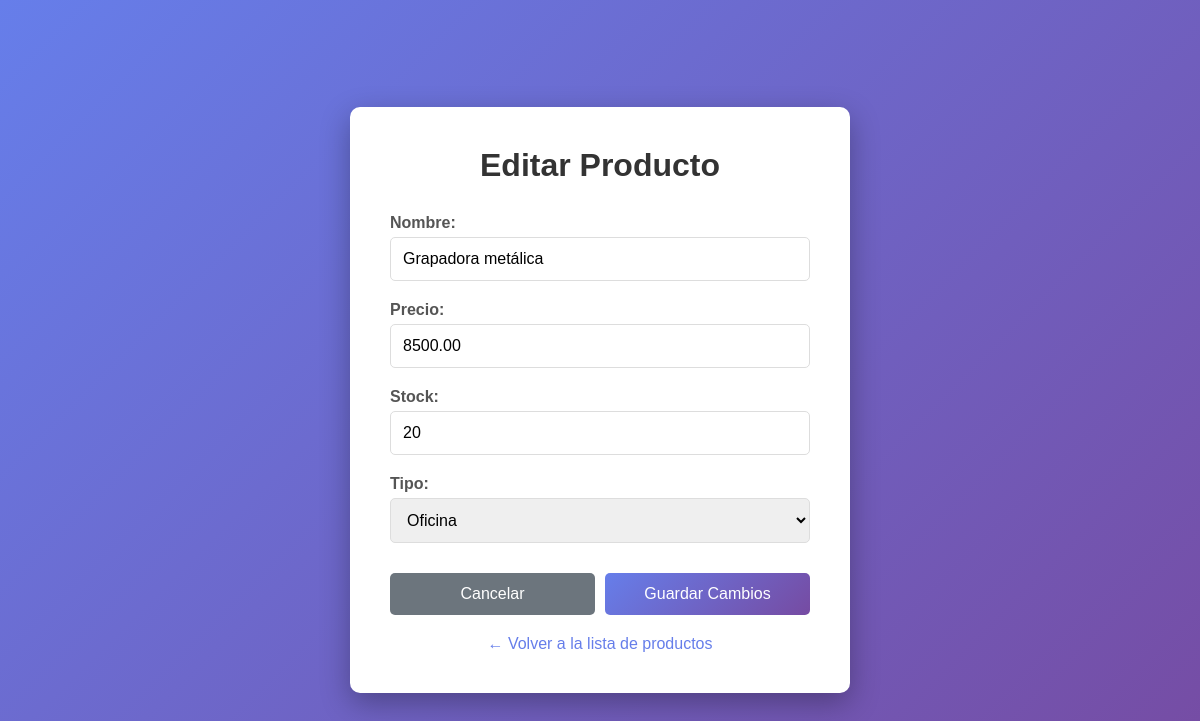
The page /editar_producto.php?id=1 on the database its author committed.
### tables this page shows
CREATE TABLE `productos` (
  `id` int(11) NOT NULL,
  `nombre` varchar(150) NOT NULL,
  `precio` decimal(10,2) NOT NULL,
  `stock` int(11) DEFAULT 0,
  `tipo_id` int(11) NOT NULL
);

CREATE TABLE `tipos_producto` (
  `id` int(11) NOT NULL,
  `nombre` varchar(100) NOT NULL
);

### editar_producto.php (the view, shortened to what this page needs)
<?php
$id = isset($_GET['id']) ? intval($_GET['id']) : 0;
$conn = getConnection();
$stmt = $conn->prepare("SELECT * FROM productos WHERE id = ?");
$stmt->bind_param("i", $id);
$stmt->execute();
$result = $stmt->get_result();
$producto = $result->fetch_assoc();
$sql_tipos = "SELECT * FROM tipos_producto";
$tipos = $conn->query($sql_tipos);
?>
<!DOCTYPE html>
<html lang="es">
<head>
</head>
<body>
    <div class="form-container">
        <h1>Editar Producto</h1>
        <form action="modificar_producto.php" method="POST">
            <div class="form-group">
                <label for="nombre">Nombre:</label>
                <input type="text" id="nombre" name="nombre" value="<?php echo htmlspecialchars($producto['nombre']); ?>" required>
            </div>
            <div class="form-group">
                <label for="precio">Precio:</label>
                <input type="number" id="precio" name="precio" step="0.01" min="0" value="<?php echo $producto['precio']; ?>" required>
            </div>
            <div class="form-group">
                <label for="stock">Stock:</label>
                <input type="number" id="stock" name="stock" min="0" value="<?php echo $producto['stock']; ?>" required>
            </div>
            <div class="form-group">
                <label for="tipo_id">Tipo:</label>
                <select id="tipo_id" name="tipo_id" required>
                    <?php while($tipo = $tipos->fetch_assoc()): ?>
                        <option value="<?php echo $tipo['id']; ?>" <?php echo ($producto['tipo_id'] == $tipo['id']) ? 'selected' : ''; ?>>
                            <?php echo htmlspecialchars($tipo['nombre']); ?>
                        </option>
                    <?php endwhile; ?>
                </select>
            </div>
            <div class="form-actions">
                <a href="index.php" class="btn btn-cancel">Cancelar</a>
                <button type="submit" class="btn btn-primary">Guardar Cambios</button>
            </div>
        </form>
        <div class="link">
            <a href="index.php">← Volver a la lista de productos</a>
        </div>
    </div>
</body>
</html>

### editar_producto.php (style rules this page uses)
* { margin: 0; padding: 0; box-sizing: border-box; }
body { font-family: Arial, sans-serif; background: linear-gradient(135deg, #667eea 0%, #764ba2 100%); display: flex; justify-content: center; align-items: center; min-height: 100vh; padding: 20px; }
.form-container { background: white; padding: 40px; border-radius: 10px; box-shadow: 0 10px 30px rgba(0,0,0,0.3); width: 100%; max-width: 500px; }
h1 { text-align: center; color: #333; margin-bottom: 30px; }
.form-group { margin-bottom: 20px; }
label { display: block; margin-bottom: 5px; color: #555; font-weight: bold; }
input[type="text"], input[type="number"], select { width: 100%; padding: 12px; border: 1px solid #ddd; border-radius: 5px; font-size: 16px; }
.form-actions { display: flex; gap: 10px; margin-top: 30px; }
button, .btn { flex: 1; padding: 12px; border: none; border-radius: 5px; font-size: 16px; cursor: pointer; transition: transform 0.2s; text-decoration: none; display: inline-block; text-align: center; }
.btn-primary { background: linear-gradient(135deg, #667eea 0%, #764ba2 100%); color: white; }
.btn-cancel { background: #6c757d; color: white; }
.link { text-align: center; margin-top: 20px; }
.link a { color: #667eea; text-decoration: none; }

### rows shown on the page
productos: nombre "Grapadora metálica", precio "8500.00", stock "20", tipo_id "Oficina"
